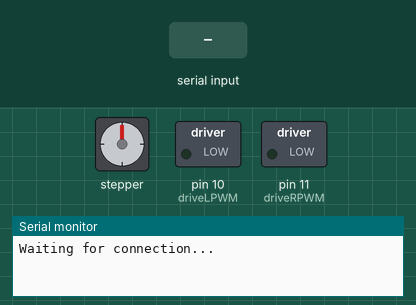
Bench run of a sketch on a simulated Arduino Uno, built with avr-gcc and run on an emulated ATmega328P. On the bench: stepper motor, switched loads named in the sketch (green lamp = pin HIGH), the last lines printed to the serial monitor. Wiring (inferred from the names in the program): stepper motor (200 steps per turn assumed): coils A0, A1, A2, A3. Inputs (shaded band) come from the test bench. Pins used as bus, display or sensor lines are not drawn.

Above: at 1.2 s.
1.3 s: "<90,45,200>" received over Serial
At 1.7 s:
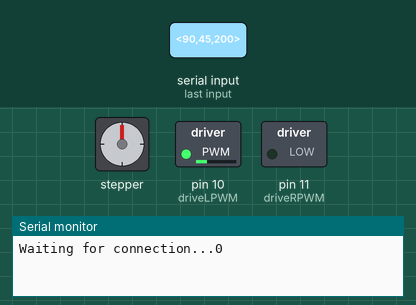
3.3 s: "<30,150,10>" received over Serial
At 3.59 s:
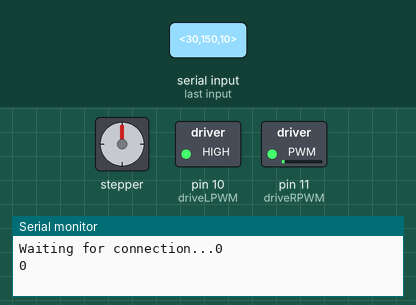
6.3 s: "<30,150>" received over Serial
At 7.5 s:
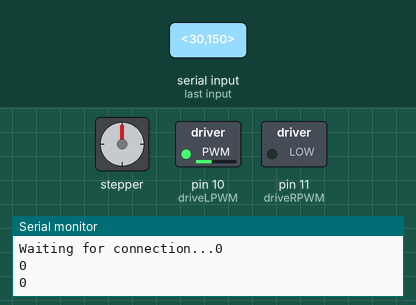
8.3 s: "<3>" received over Serial
At 8.58 s:
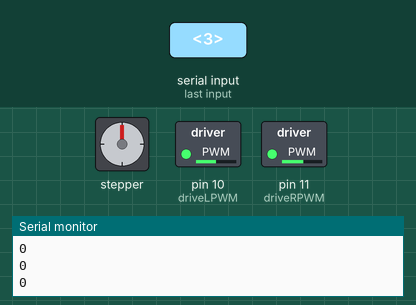
10.3 s: "<2>" received over Serial
At 10.9 s:
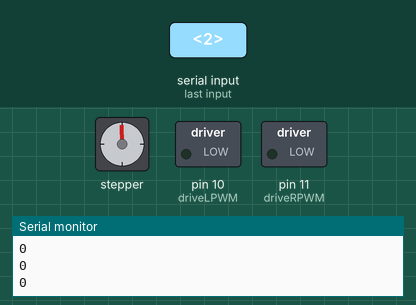
11.8 s: "<90,45>" received over Serial
At 12.2 s:
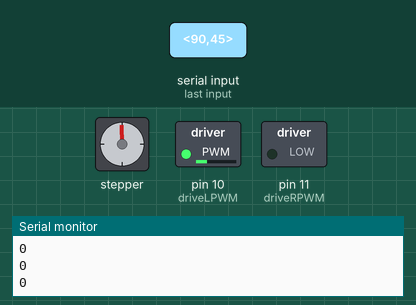
Timing chart, 0 to 14.8 s (numbered marks = the images above; inputs shaded):
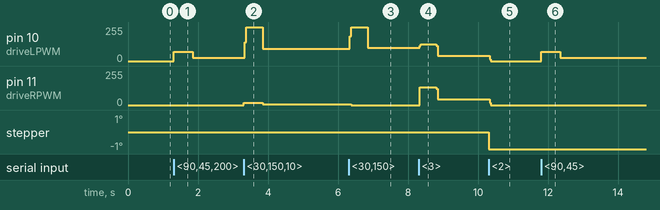

Measured:
- after the input at 1.3 s, pin 10 (driveLPWM): 0/255 → 69/255 at once, → 24/255 0.54 s later
- after the input at 3.3 s, pin 10 (driveLPWM): 24/255 → 255/255 at once, → 92/255 0.52 s later; pin 11 (driveRPWM): 0/255 → 16/255 at once, → 4/255 0.54 s later
- after the input at 6.3 s, pin 10 (driveLPWM): 92/255 → 255/255 at once, → 99/255 0.52 s later; pin 11 (driveRPWM): 4/255 → 0/255 after 0.07 s
- after the input at 8.3 s, pin 10 (driveLPWM): 99/255 → 126/255 at once, → 38/255 0.48 s later; pin 11 (driveRPWM): 0/255 → 134/255 at once, → 44/255 0.48 s later
- after the input at 11.8 s, pin 10 (driveLPWM): 0/255 → 69/255 at once, → 25/255 0.54 s later

The sketch:

MotorArduino.ino
```cpp
/******** Created for 2019 ECU ATMAE Robotics Competition ********/


//Configuration for RX'd Serial Character Array//
#define charSize 64
char serialRXArray[charSize] = { 0 }; //Initialize a char array of size charSize

boolean serialEchoFlag = true; //Set this flag to echo data back to Serial Host. True negatively impacts runtime!!
boolean serialReceived = false; //Do not adjust, flag used in processing logic
boolean serialParsed = false;
long messageRXCount = 0; //NOTE: CAN BE REMOVED!!!

// GLOBAL VARIABLES RX'd OVER SERIAL LINK, See serialParse() //
int id = 0; //NOTE: CAN BE REMOVED!!!
int driveMode = 0;	//NOTE: DEPRECATED AS DRIVE MOTORS MOVED TO SENSOR ARDUINO
int ltDrive = 0;  	//NOTE: DEPRECATED AS DRIVE MOTORS MOVED TO SENSOR ARDUINO
int rtDrive = 0;  	//NOTE: DEPRECATED AS DRIVE MOTORS MOVED TO SENSOR ARDUINO
long elevatorStepperCntrl = 0;
long gripStepperCntrl = 0;
long sideshiftStepperCntrl = 0;

//Initialize watchdog timer in case we lose serial comms (shuts off motors, locks steppers)
long currentTime = 0;
long watchdogTimeout = 0;
long watchdogThreshold = 500; //Time in millis to wait for serial comms before shutting down motors

//Pin mappings for updateOutputs()//
#define driveLPWM 10
#define driveRPWM 11
#define driveLin1 A0
#define driveLin2 A1
#define driveRin3 A2
#define driveRin4 A3

//Initialize stepper motors
#include <Stepper.h>
const int stepsPerRevolution = 200;
Stepper elevatorStepper(stepsPerRevolution, A4, A5, 12, 13); // Set elevatorStepper to 200SPR on pins 2, 3, 4, 5
Stepper gripStepper(stepsPerRevolution, 6, 7, 8, 9); // Set gripStepper to 200SPR on pins 6, 7, 8, 9
Stepper sideshiftStepper(stepsPerRevolution, 2, 3, 4, 5); // Set graspStepper to SPR on pins A4, A5, 12, 13

void setup() {
  // Set up serial line
  Serial.begin(9600);
  Serial.print("Waiting for connection...");

  // Set up drive outputs and map to values defined above
  pinMode(driveLPWM, OUTPUT);
  pinMode(driveRPWM, OUTPUT);
  pinMode(driveLin1, OUTPUT);
  pinMode(driveLin2, OUTPUT);
  pinMode(driveRin3, OUTPUT);
  pinMode(driveRin4, OUTPUT);
  // Tell drive outputs to go LOW to prevent erroneous movement on startup
  digitalWrite(driveLin1, LOW);
  digitalWrite(driveLin2, LOW);
  digitalWrite(driveRin3, LOW);
  digitalWrite(driveRin4, LOW);
  analogWrite(driveLPWM, LOW);
  analogWrite(driveRPWM, LOW);

  //Set up stepper values
  elevatorStepper.setSpeed(150); // set speed to 150rpm. Found to be best speed/reliability balance.
  gripStepper.setSpeed(130); // set speed to 150rpm
  sideshiftStepper.setSpeed(150); // set speed to 150rpm
}

//Main program loop

void loop() {
  //Get current time for use in watchdog timer
  currentTime = millis();
  //Read our serial line, if it is ready to read
  serialRead();
  //Parse data, if data has been read
  serialParse();
  //Dependent on boolean value set above, print RX'd data back to host
  serialEcho();
  //Using parsed data, update drive motor direction
  driveModeOutput();
  //Drive motor direction has been set, now set speed
  motorPWM();
  //Drive stepper outputs with parsed data
  elevatorStepperOutput();
  gripStepperOutput();
  sideshiftStepperOutput();
  //Update watchdog timer
  watchdogUpdate();
}

//Pull data in over serial link, RX data until startMarkern and endMarker are received, denoting a full message
void serialRead() { //Based on code from: https://forum.arduino.cc/index.php?topic=288234.0
  static boolean serialRXInProg = false;
  static byte rxCharIndex = 0; //Initialize a byte with value zero as a pointer to the place in array to move data
  char startMarker = '<'; //All messages must begin with this. If not, it will not be read
  char endMarker = '>'; //End messages with this so the char array gets properly terminated
  char rc; //Used to hold one char from the Serial buffer until it is loaded into the array
  while (Serial.available() && serialReceived == false) { //serialReceived is initialized before first run!
    rc = Serial.read(); //Load next char in line to char rc
    //Serial.print(rc);
    if (serialRXInProg == true) {
      if (rc != endMarker) { //if the received char is NOT the endMarker
        serialRXArray[rxCharIndex] = rc; //Set serialRXArray @ location rxCharIndex to the char in rc
        rxCharIndex++; //Increment rxCharIndex in preparation for the next char
      }
      else {
        serialRXArray[rxCharIndex] = '\0'; //Our last RX'd char was endMarker. Terminate char array
        serialRXInProg = false; //Done RX'ing. Set bool to false
        rxCharIndex = 0; //Reset rxCharIndex (Technically not necessary due to declaration at beginning of this routine)
        messageRXCount++; //Increment counter for debugging purposes
        serialReceived = true; //We have a full char array. Prep for Logic() and Reply()
        watchdogTimeout = currentTime + watchdogThreshold; //We've just received a new data packet. Update watchdogTimeout with a new value.
      }
    }

    if (rc == startMarker) { //This needs to go at the end so a startMarker doesn't waste space in serialRXArray
      serialRXInProg = true;
    }

  }
}

//Data received, put it into the proper global variables
void serialParse() {
  if (serialReceived == true && serialParsed == false) {
     char * strtokIndex; // used by strtok() as an index (pointer)
     strtokIndex = strtok(serialRXArray,","); //Look for the first comma, set pointer there
     //id = strtol(strtokIndex, NULL, 16); //Move all data between placeholder 0 and 1st comma into ID, NULL data after moved
     //strtokIndex = strtok(NULL, ","); //Look for second comma, set pointer there
     driveMode = strtol(strtokIndex, NULL, 16);
     strtokIndex = strtok(NULL, ","); //Look for third comma, set pointer there
     ltDrive = strtol(strtokIndex, NULL, 16);
     strtokIndex = strtok(NULL, ","); //Look for fourth comma, set pointer there
     rtDrive = strtol(strtokIndex, NULL, 16);
     strtokIndex = strtok(NULL, ","); //Look for fifth comma, set pointer there
     elevatorStepperCntrl = strtol(strtokIndex, NULL, 16);
     strtokIndex = strtok(NULL, ","); //Look for sixth comma, set pointer there
     gripStepperCntrl = strtol(strtokIndex, NULL, 16);
     strtokIndex = strtok(NULL, ","); //Look for seventh commma, set pointer there
     sideshiftStepperCntrl = strtol(strtokIndex, NULL, 16);
     strtokIndex = strtok(NULL, ",");
     //serialRXArray[0] = '\0'; //We've parsed all info. Null at placeholder 0 to prep for new info.
     serialParsed = true; //Data has been parsed. Set bool flag
  }
}

//After data has been parsed, print RX'd data values to host
void serialEcho() {
  if (serialEchoFlag == true && serialParsed == true && serialReceived == true) {
    Serial.print(sideshiftStepperCntrl);
    Serial.println();
    for (int i=0; i<charSize; i++) {
      serialRXArray[i] = '\0';
    }
    serialRXArray[0] = '\0'; //Nullify all data in char array by setting NULL to placeholder 0 This is redundant.
    serialReceived = false; //Reset this so we can RX more data
    serialParsed = false; //We've echoed, set boolean to false so we can analyze data again
  }
  if (serialEchoFlag == false && serialParsed == true && serialReceived == true) {
    serialRXArray[0] = '\0'; //Nullify all data in char array by setting NULL to placeholder 0 This is redundant.
    serialReceived = false; //Reset this so we can RX more data
    serialParsed = false; //We've echoed, set boolean to false so we can analyze data again
  }
}

void driveModeOutput() {
  // No drive motor movement
  if (driveMode == 0) {
    digitalWrite(driveLin1, LOW);
    digitalWrite(driveLin2, LOW);
    digitalWrite(driveRin3, LOW);
    digitalWrite(driveRin4, LOW);
  }
  // Drive motor FORWARD
  if (driveMode == 1) {
    digitalWrite(driveLin1, LOW);
    digitalWrite(driveLin2, HIGH);
    digitalWrite(driveRin3, HIGH);
    digitalWrite(driveRin4, LOW);
  }
  // Drive moter REVERSE
  if (driveMode == 2) {
    digitalWrite(driveLin1, HIGH);
    digitalWrite(driveLin2, LOW);
    digitalWrite(driveRin3, LOW);
    digitalWrite(driveRin4, HIGH);
  }
  // ZERO TURN CLOCKWISE
  if (driveMode == 3) {
    digitalWrite(driveLin1, HIGH);
    digitalWrite(driveLin2, LOW);
    digitalWrite(driveRin3, HIGH);
    digitalWrite(driveRin4, LOW);
  }
  // ZERO TURN COUNTER CLOCKWISE
  if (driveMode == 4) {
    digitalWrite(driveLin1, LOW);
    digitalWrite(driveLin2, HIGH);
    digitalWrite(driveRin3, LOW);
    digitalWrite(driveRin4, HIGH);
  }
}

void motorPWM() {
  // Write PWM value to motors from value RX'd over serial
  analogWrite(driveLPWM, ltDrive);
  analogWrite(driveRPWM, rtDrive);
  // If driveMode is ZERO TURN, set drive speed to MAX
  if (driveMode == 3 || driveMode == 4) {
    analogWrite(driveLPWM, 170);
    analogWrite(driveRPWM, 170);
  }
}

void elevatorStepperOutput() {
  // If Cntrl is 0, HOLD
  if (elevatorStepperCntrl == 0) {
    //NEED TO CODE HOLD FUNCTION, MAYBE
  }
  else if (elevatorStepperCntrl == 1) {
    elevatorStepper.setSpeed(180);
    elevatorStepper.step(50);
    elevatorStepperCntrl = 0;
  }
  else if (elevatorStepperCntrl == 2) {
    elevatorStepper.setSpeed(130);
    elevatorStepper.step(-50);
    elevatorStepperCntrl = 0;
  }
}

void gripStepperOutput() {
  if (gripStepperCntrl == 0) {

  }
  else if (gripStepperCntrl == 1) {
    gripStepper.step(25);
    gripStepperCntrl = 0;
  }
  else if (gripStepperCntrl == 2) {
    gripStepper.step(-25);
    gripStepperCntrl = 0;
  }

}

void sideshiftStepperOutput() {
  // No, a 3 and 4 here doesn't make sense,
  // but the code doesn't work otherwise,
  // so here it will stay
  if (sideshiftStepperCntrl == 3) {
    sideshiftStepper.step(50);
    sideshiftStepperCntrl = 0;
  }
  else if (sideshiftStepperCntrl == 4) {
    sideshiftStepper.step(-50);
    sideshiftStepperCntrl = 0;
  }
  else {

  }
}

void watchdogUpdate() {
  if (currentTime > watchdogTimeout) {
    analogWrite(driveLPWM, 0);
    analogWrite(driveRPWM, 0);
    elevatorStepperCntrl = 0;
    gripStepperCntrl = 0;
    sideshiftStepperCntrl = 0;
  }
}
```
